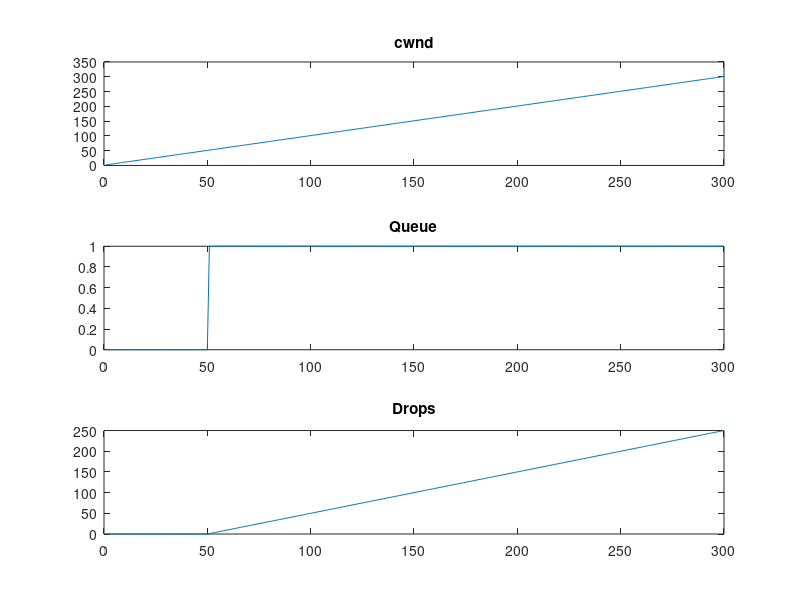
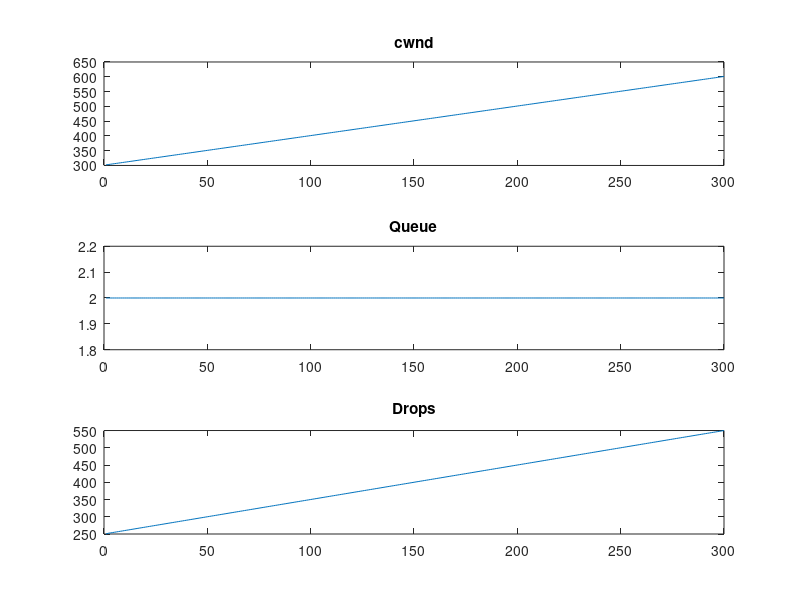
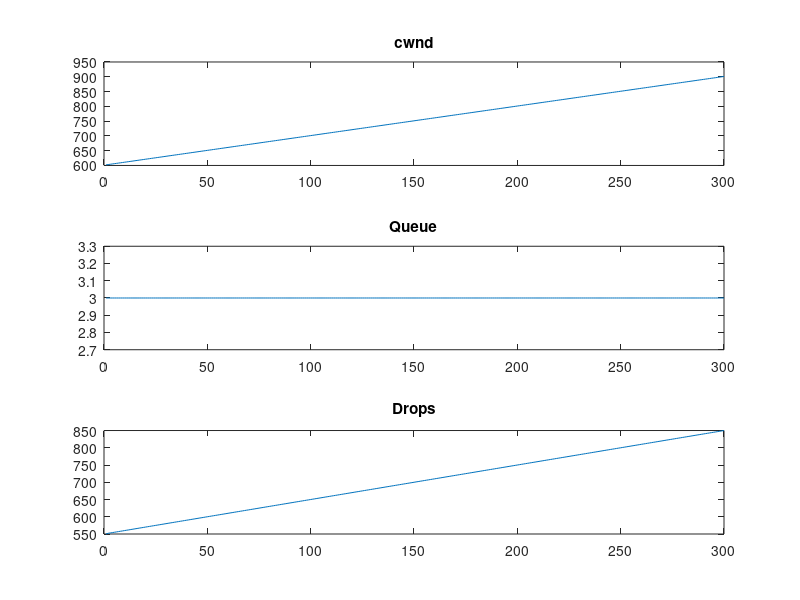

Here is the MATLAB script that generated these plots, in order:
clear;
clc;
close all;

T = 300;
mu = 50; %  service rate
% K = 100; % buffer size
K_list = [50, 100, 200];
len_k = length(K_list);

cwnd = 1; % congestion window
q = 0;  % queue size
 
cwnd_trace = zeros(1, T);
q_trace =  zeros(1, T);
drop_trace = zeros(1, T);
for K = 1:len_k
    for t = 1:T
        arrivals = max(cwnd,0);
        q = q+arrivals;
        
        served = min(q, mu);
        q = q - served;
    
        if q > K
            drops = q - K; % packets dropped
            q = K;
        else
            drops = 0;
        end;
        
    
        loss_event = (drops > 0);
    
        % baseline, no congestion control
        cwnd = cwnd + 1;
    
        cwnd = max(cwnd, 1);
    
        cwnd_trace(t) = cwnd;
        q_trace(t) = q;
        drop_trace(t) = drops;
        
    end

    figure;
    subplot(3, 1, 1); plot(cwnd_trace), title('cwnd');
    subplot(3, 1, 2); plot(q_trace), title('Queue');
    subplot(3, 1, 3); plot(drop_trace), title('Drops');
end
